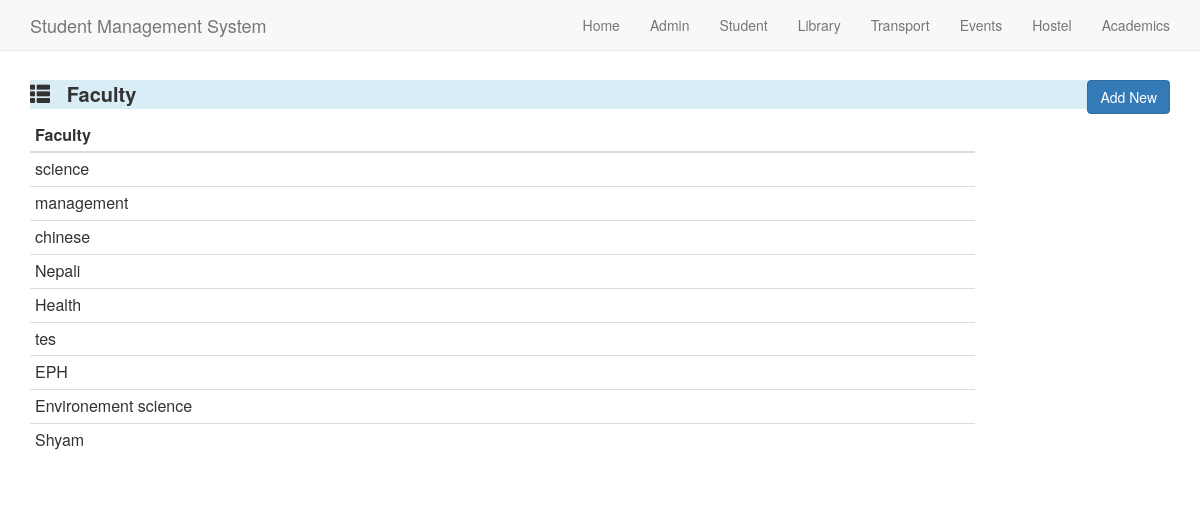
The app's page /faculty/ with its own data.
### Student/models.py (models this page shows, shortened)
class Student_Faculty(models.Model):
    Faculty=models.CharField(max_length=15)

### Student/views.py (the view)
# urls.py: url(r'^faculty/$',stdview.student_faculty,name='student_faculty'),
def student_faculty(request):
    query =Student_Faculty.objects.all()
    student_list = []
    for q in query:
        temp_dict = {}
        temp_dict['Faculty']= q.Faculty
        student_list.append(temp_dict)
    context_dict = {'query':student_list}
    return render(request,'faculty.html',context_dict)

### Student/templates/faculty.html (shortened to what this page needs)
<html>
<head>
	<link rel="stylesheet" href="https://maxcdn.bootstrapcdn.com/bootstrap/3.3.7/css/bootstrap.min.css">
</head>
<body >
{% block content %}
  <nav class="navbar navbar-default navbar-fixed-top">
    <div class="container">
      <div class="navbar-header">
        <a class="navbar-brand" href="index.html">Student Management System</a>
      </div>
      <div class="collapse navbar-collapse" id="myNavbar">
        <ul class="nav navbar-nav navbar-right">
          <li><a href="/">Home</a></li>
          <li><a href="/admin">Admin</a></li>
          <li><a href="/student">Student</a></li>
          <li><a href="/library">Library</a></li>
          <li><a href="/transport">Transport</a></li>
          <li><a href="/events">Events</a></li>
          <li><a href="/hostel">Hostel</a></li>
          <li><a href="/academics">Academics</a></li>
        </ul>
      </div>
    </div>
  </nav>
 <br><br>
 <br>
 <br>
 <div class="container">
	<div class="row">
		<div class='col-md-12'>
			<p class="bg-info" style='font-size:20px;font-weight:bold;'>
				<span class="glyphicon glyphicon-th-list"></span>
				&nbsp;
				Faculty
				<a href="/addfaculty" button type="button"  style="float: right"  class="btn btn-primary">Add New</button></a>
			</p>
		</div>
	</div>
		<div class='row'>
		<div class='col-md-10 pull-left'>
		<table class="table table-condensed">
			<thead>
		<tr>
			<th>Faculty</th>
		</tr>
			</thead>
			<tbody>
			{% for q in query %}
		<tr>
			<td>{{q.Faculty}}</td>
		</tr>
		{% endfor %}
	</tbody>
	</table>
		</div>
	</div>
</div>
{% endblock %}

### records on screen
Student_Faculty: Faculty "science"
Student_Faculty: Faculty "management"
Student_Faculty: Faculty "chinese"
Student_Faculty: Faculty "Nepali"
Student_Faculty: Faculty "Health"
Student_Faculty: Faculty "tes"
Student_Faculty: Faculty "EPH"
Student_Faculty: Faculty "Environement science"
Student_Faculty: Faculty "Shyam"
